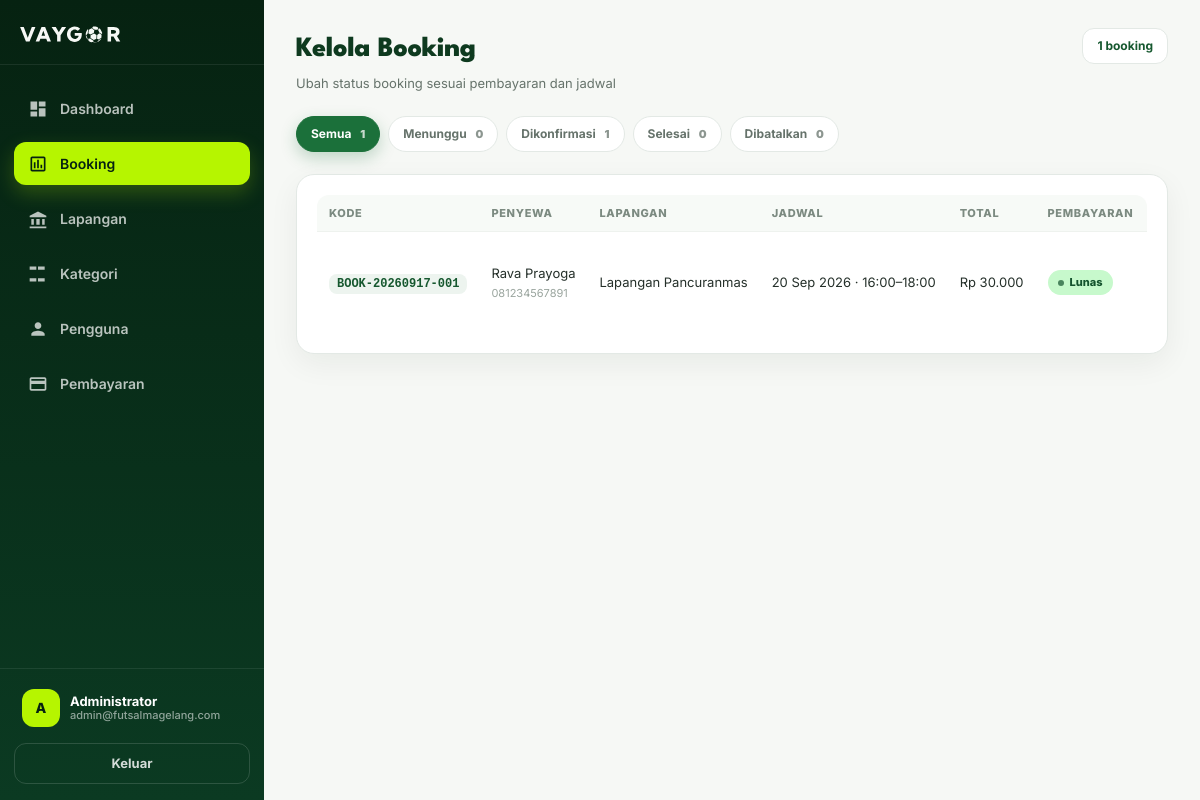
The app's page /admin/bookings.php (signed in) with its own data.
### tables this page shows
CREATE TABLE `users` (
  `id` int UNSIGNED NOT NULL,
  `name` varchar(100) NOT NULL,
  `email` varchar(100) NOT NULL,
  `phone` varchar(20) DEFAULT NULL,
  `password` varchar(255) NOT NULL,
  `role` enum('user','admin') NOT NULL DEFAULT 'user',
  `status` enum('active','inactive') NOT NULL DEFAULT 'active',
  `created_at` timestamp NULL DEFAULT CURRENT_TIMESTAMP,
  `updated_at` timestamp NULL DEFAULT CURRENT_TIMESTAMP ON UPDATE CURRENT_TIMESTAMP
);

CREATE TABLE `bookings` (
  `id` int UNSIGNED NOT NULL,
  `booking_code` varchar(30) NOT NULL,
  `id_user` int UNSIGNED NOT NULL,
  `id_field` int UNSIGNED NOT NULL,
  `booking_date` date NOT NULL,
  `start_time` time NOT NULL,
  `end_time` time NOT NULL,
  `total_price` decimal(12,2) NOT NULL,
  `status` enum('pending','confirmed','completed','cancelled') NOT NULL DEFAULT 'pending',
  `rate_service` int NOT NULL,
  `rate_comfort` int NOT NULL,
  `rate_place` int NOT NULL,
  `review` varchar(100) NOT NULL
);

CREATE TABLE `fields` (
  `id` int UNSIGNED NOT NULL,
  `name` varchar(100) NOT NULL,
  `location` varchar(255) NOT NULL,
  `description` text,
  `capacity` int DEFAULT '10',
  `price` decimal(12,2) NOT NULL DEFAULT '0.00',
  `image` varchar(255) DEFAULT NULL
);

CREATE TABLE `payments` (
  `id` int UNSIGNED NOT NULL,
  `booking_id` int UNSIGNED NOT NULL,
  `payment_status` enum('unpaid','pending','paid','failed','refunded') NOT NULL DEFAULT 'unpaid',
  `amount` decimal(12,2) NOT NULL DEFAULT '0.00',
  `payment_date` datetime DEFAULT NULL,
  `created_at` timestamp NULL DEFAULT CURRENT_TIMESTAMP
);

### config/helpers.php (called while the page is built, shortened)
<?php
function db(): PDO
{
    static $pdo = null;
    if ($pdo === null) {
        $pdo = new PDO(
            'mysql:host=localhost;dbname=db_futsal;charset=utf8mb4',
            'root',
            '',
            [
                PDO::ATTR_ERRMODE            => PDO::ERRMODE_EXCEPTION,
                PDO::ATTR_DEFAULT_FETCH_MODE => PDO::FETCH_ASSOC,
            ]
        );
    }
    return $pdo;
}
function e($value): string
{
    return htmlspecialchars((string) $value, ENT_QUOTES, 'UTF-8');
}

### admin/bookings.php (the view, shortened to what this page needs)
<?php
require_once __DIR__ . '/../config/helpers.php';
$pdo = db();
$allowedStatus = ['pending', 'confirmed', 'completed', 'cancelled'];
$filter = (string) ($_GET['status'] ?? '');
if (!in_array($filter, $allowedStatus, true)) {
    $filter = '';
}
$sql = "SELECT b.id, b.booking_code, b.booking_date, b.start_time, b.end_time,
               b.total_price, b.status,
               u.name AS user_name, u.phone AS user_phone,
               f.name AS field_name,
               p.payment_status
        FROM bookings b
        JOIN users u ON u.id = b.id_user
        JOIN fields f ON f.id = b.id_field
        LEFT JOIN payments p ON p.booking_id = b.id";
$params = [];
$sql .= ' ORDER BY b.id DESC';
$stmt = $pdo->prepare($sql);
$stmt->execute($params);
$bookings = $stmt->fetchAll();
$counts = $pdo->query('SELECT status, COUNT(*) FROM bookings GROUP BY status')->fetchAll(PDO::FETCH_KEY_PAIR);
$paymentLabel = [
    'paid'     => 'Lunas',
    'unpaid'   => 'Belum Bayar',
    'pending'  => 'Pending',
    'failed'   => 'Gagal',
    'refunded' => 'Refund',
];
$filters = [
    ''          => 'Semua',
    'pending'   => 'Menunggu',
    'confirmed' => 'Dikonfirmasi',
    'completed' => 'Selesai',
    'cancelled' => 'Dibatalkan',
];
$base      = '..';
require __DIR__ . '/../includes/head.php';
?>
<div class="admin-shell">
  <?php $adminNav = 'booking'; require __DIR__ . '/_sidebar.php'; ?>
  <main class="admin-main">
    <header class="admin-topbar">
      <div>
        <h1 class="admin-page-title">Kelola Booking</h1>
        <p class="admin-page-sub">Ubah status booking sesuai pembayaran dan jadwal</p>
      </div>
      <div class="admin-top-date"><?= array_sum($counts) ?> booking</div>
    </header>
    <nav class="admin-filters">
      <?php foreach ($filters as $key => $label): ?>
        <?php $count = $key === '' ? array_sum($counts) : (int) ($counts[$key] ?? 0); ?>
        <a class="admin-filter<?= $filter === $key ? ' active' : '' ?>"
           href="bookings.php<?= $key !== '' ? '?status=' . urlencode($key) : '' ?>">
          <?= e($label) ?> <b><?= $count ?></b>
        </a>
      <?php endforeach; ?>
    </nav>
    <section class="admin-panel">
      <?php if (!$bookings): ?>
        <div class="admin-empty">Tidak ada booking untuk filter ini.</div>
      <?php else: ?>
        <div class="admin-table-wrap">
          <table class="admin-table">
            <thead>
              <tr>
                <th>Kode</th>
                <th>Penyewa</th>
                <th>Lapangan</th>
                <th>Jadwal</th>
                <th>Total</th>
                <th>Pembayaran</th>
              </tr>
            </thead>
            <tbody>
              <?php foreach ($bookings as $b): ?>
                <?php
                  $pay = $b['payment_status'];
                ?>
                <tr>
                  <td><span class="admin-code"><?= e($b['booking_code']) ?></span></td>
                  <td>
                    <?= e($b['user_name']) ?>
                    <?php if ($b['user_phone']): ?>
                      <div class="admin-sub"><?= e($b['user_phone']) ?></div>
                    <?php endif; ?>
                  </td>
                  <td class="admin-muted"><?= e($b['field_name']) ?></td>
                  <td class="admin-muted">
                    <?= e(date('d M Y', strtotime($b['booking_date']))) ?> &middot;
                    <?= e(substr($b['start_time'], 0, 5)) ?>&ndash;<?= e(substr($b['end_time'], 0, 5)) ?>
                  </td>
                  <td>Rp <?= number_format((float) $b['total_price'], 0, ',', '.') ?></td>
                  <td>
                    <?php if ($pay): ?>
                      <span class="badge badge-pay-<?= e($pay) ?>"><?= e($paymentLabel[$pay] ?? $pay) ?></span>
                    <?php else: ?>
                      <span class="admin-muted">&mdash;</span>
                    <?php endif; ?>
                  </td>
                </tr>
              <?php endforeach; ?>
            </tbody>
          </table>
        </div>
      <?php endif; ?>
    </section>
  </main>
</div>
</body>
</html>

### admin/_sidebar.php (shortened to what this page needs)
<?php
$navBase     = $base ?? '';
$navUser = null;
$navUid  = (int) ($_SESSION['id'] ?? 0);
if ($navUid > 0) {
    if (!empty($GLOBALS['conn'])) {
        $navRes = mysqli_query($GLOBALS['conn'], 'SELECT name, email FROM users WHERE id = ' . $navUid . ' LIMIT 1');
        $navUser = $navRes ? mysqli_fetch_assoc($navRes) : null;
    } elseif (function_exists('db')) {
        try {
            $navStmt = db()->prepare('SELECT name, email FROM users WHERE id = ? LIMIT 1');
            $navStmt->execute([$navUid]);
            $navUser = $navStmt->fetch() ?: null;
        } catch (Throwable $e) {
            $navUser = null;
        }
    }
}
$navName     = $navUser['name'] ?? ($_SESSION['name'] ?? 'Admin');
$navEmail    = $navUser['email'] ?? '';
$navInitial  = mb_strtoupper(mb_substr(trim((string) $navName), 0, 1));
$navActive   = $adminNav ?? '';
$navItems = [
    ['dashboard',  'index.php',     'Dashboard',   'M3 13h8V3H3v10zm0 8h8v-6H3v6zm10 0h8V11h-8v10zm0-18v6h8V3h-8z'],
    ['booking',    'bookings.php',  'Booking',     'M19 3H5c-1.1 0-2 .9-2 2v14c0 1.1.9 2 2 2h14c1.1 0 2-.9 2-2V5c0-1.1-.9-2-2-2zm0 16H5V5h14v14zM7 10h2v7H7zm4-3h2v10h-2zm4 6h2v4h-2z'],
    ['lapangan',   'fields.php',    'Lapangan',    'M12 3 2 8v2h20V8L12 3zM4 12v7h3v-7H4zm6 0v7h4v-7h-4zm7 0v7h3v-7h-3zM2 21h20v2H2v-2z'],
    ['kategori',   'categories.php','Kategori',    'M2 7h8V3H2v4zm0 14h8v-4H2v4zm10 0h8v-4h-8v4zM12 3v4h8V3h-8z'],
    ['pengguna',   'users.php',     'Pengguna',    'M12 12c2.21 0 4-1.79 4-4s-1.79-4-4-4-4 1.79-4 4 1.79 4 4 4zm0 2c-2.67 0-8 1.34-8 4v2h16v-2c0-2.66-5.33-4-8-4z'],
    ['pembayaran', 'payments.php',  'Pembayaran',  'M20 4H4c-1.11 0-1.99.89-1.99 2L2 18c0 1.11.89 2 2 2h16c1.11 0 2-.89 2-2V6c0-1.11-.89-2-2-2zm0 14H4v-6h16v6zm0-10H4V6h16v2z'],
];
?>
<aside id="adminSide" class="admin-side" aria-label="Menu admin">
  <a class="admin-brand" href="<?= e($navBase) ?>/index.php">
    <img src="<?= e($navBase) ?>/assets/images/logo(1).svg" alt="VAYGOR">
  </a>
  <nav class="admin-nav">
    <?php foreach ($navItems as [$key, $href, $label, $icon]): ?>
      <a class="admin-nav-item my-1<?= $navActive === $key ? ' active' : '' ?>" href="<?= e($href) ?>"<?= $navActive === $key ? ' aria-current="page"' : '' ?>>
        <svg viewBox="0 0 24 24" aria-hidden="true"><path d="<?= $icon ?>"/></svg>
        <span><?= e($label) ?></span>
      </a>
    <?php endforeach; ?>
  </nav>
  <div class="admin-side-foot">
    <div class="admin-user">
      <span class="admin-avatar" aria-hidden="true"><?= e($navInitial) ?></span>
      <span class="admin-user-text">
        <?= e($navName) ?>
        <small><?= e($navEmail) ?></small>
      </span>
    </div>
    <a class="admin-logout" href="<?= e($navBase) ?>/logout.php">Keluar</a>
  </div>
</aside>

### records on screen
users: name "A", name "Administrator", email "admin@futsalmagelang.com"
bookings: booking_code "BOOK-20260917-001", id_user.name "Rava Prayoga", id_user.phone "081234567891", id_field.name "Lapangan Pancuranmas", booking_date "20 Sep 2026", start_time "16:00", end_time "18:00", total_price "30.000", payments.payment_status "Lunas"

### other values on screen
$label "Dashboard"
$label "Booking"
$label "Lapangan"
$label "Kategori"
$label "Pengguna"
$label "Pembayaran"
array_sum($counts) "1"
$label "Semua"
$count "1"
$label "Menunggu"
$count "0"
$label "Dikonfirmasi"
$label "Selesai"
$label "Dibatalkan"
